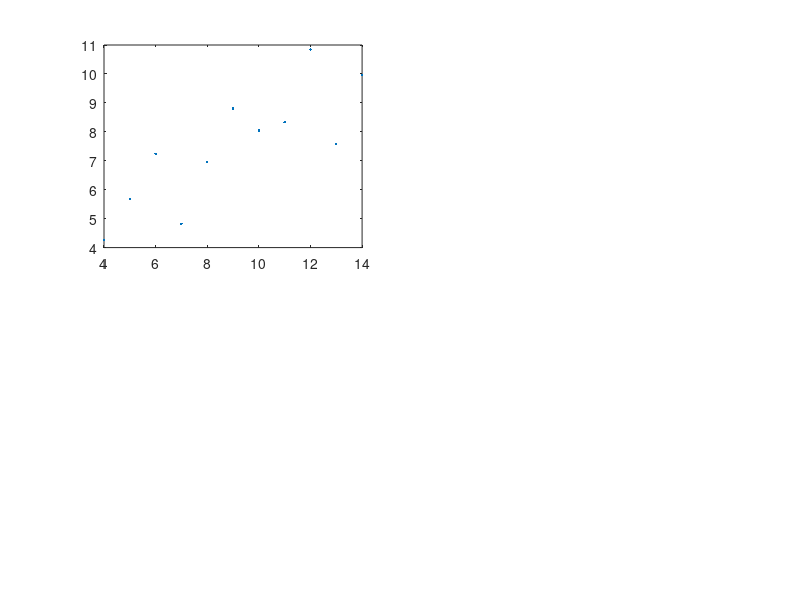

Write MATLAB code to recreate this figure. (Note: this script raises an error after producing the figure.)
a = randn(1,100);
b = randn(1,100);

corr1 = corrcoef(a,b);

a1=a-mean(a);
b1=b-mean(b);
corr2 = (a1*b1')/sqrt( (a1*a1')*(b1*b1') );


c = [a1; b1];
covmat = c*c';

% notice the following:
covmat(1,1) == a1*a1'
covmat(2,2) == b1*b1'
covmat(2,1) == a1*b1' 
% actually, some of these might not be exactly equal due to very small computer rounding errors. 
% try this instead:
(covmat(2,1)-a1*b1')<0.0000000000001

corr3 = covmat(1,2)/sqrt(covmat(1)*covmat(end));


fprintf([ '\nMatlab corrcoef function: ' num2str(corr1(1,2)) '\n' ...
            'covariance scaled by variances: ' num2str(corr2) '\n' ...
            'covariance computed as matrix: ' num2str(corr3) '\n\n' ])

anscombe = [
  % series 1    series 2    series 3     series 4
    10  8.04    10  9.14    10  7.46     8  6.58;
     8  6.95     8  8.14     8  6.77     8  5.76;
    13  7.58    13  8.76    13 12.74     8  7.71;
     9  8.81     9  8.77     9  7.11     8  8.84;
    11  8.33    11  9.26    11  7.81     8  8.47;
    14  9.96    14  8.10    14  8.84     8  7.04;
     6  7.24     6  6.13     6  6.08     8  5.25;
     4  4.26     4  3.10     4  5.39     8  5.56;
    12 10.84    12  9.13    12  8.15     8  7.91;
     7  4.82     7  7.26     7  6.42     8  6.89;
     5  5.68     5  4.74     5  5.73    19 12.50;
    ];


% plot and compute correlations
figure
for i=1:4
    subplot(2,2,i)
    plot(anscombe(:,(i-1)*2+1),anscombe(:,(i-1)*2+2),'.')
    lsline
    corr_p = corr(anscombe(:,(i-1)*2+1),anscombe(:,(i-1)*2+2),'type','p');
    corr_s = corr(anscombe(:,(i-1)*2+1),anscombe(:,(i-1)*2+2),'type','s');
    title([ 'r_p=' num2str(round(corr_p*1000)/1000) '; r_s=' num2str(round(corr_s*1000)/1000) ])
end

load sampleEEGdata

sensor2use = 'fz';
centerfreq = 10; % in Hz

% setup wavelet convolution and outputs
time = -1:1/EEG.srate:1;
half_of_wavelet_size = (length(time)-1)/2;

% FFT parameters
n_wavelet     = length(time);
n_data        = EEG.pnts*EEG.trials;
n_convolution = n_wavelet+n_data-1;
wavelet_cycles= 4.5;

% FFT of data (note: this doesn't change on frequency iteration)
fft_data = fft(reshape(EEG.data(strcmpi(sensor2use,{EEG.chanlocs.labels}),:,:),1,EEG.pnts*EEG.trials),n_convolution);

% create wavelet and run convolution
fft_wavelet            = fft(exp(2*1i*pi*centerfreq.*time) .* exp(-time.^2./(2*( wavelet_cycles /(2*pi*centerfreq))^2)),n_convolution);
convolution_result_fft = ifft(fft_wavelet.*fft_data,n_convolution) * sqrt(wavelet_cycles /(2*pi*centerfreq));
convolution_result_fft = convolution_result_fft(half_of_wavelet_size+1:end-half_of_wavelet_size);
convolution_result_fft = abs(reshape(convolution_result_fft,EEG.pnts,EEG.trials)).^2;

% trim edges so the distribution is not driven by edge artifact outliers
% (note: here we just use visual inspection to remove edges)
convolution_result_fft = convolution_result_fft(100:end-100,:);

% plot distirbution of power data
figure
subplot(121)
hist(convolution_result_fft(:),500)
title('Distribution of power values')
axis square

subplot(122)
hist(log10(convolution_result_fft(:)),500)
title('Distribution of log_1_0power values')
axis square

% test for normal distribution, if you have the stats toolbox
if exist('kstest','file')
    [h,p1] = kstest(convolution_result_fft(:));
    [h,p2] = kstest(log10(convolution_result_fft(:)));
    [h,p3] = kstest(randn(numel(convolution_result_fft),1));
    disp([ 'KS test for normality of power: '        num2str(p1) ' (>.05 means normal distribution) ' ])
    disp([ 'KS test for normality of log10(power): ' num2str(p2) ' (>.05 means normal distribution) ' ])
    disp([ 'KS test for normality of random data: '  num2str(p3) ' (>.05 means normal distribution) ' ])
end
lots_of_corr_coefs = rand(1000,1)*2-1;
fisher_z_coefs = .5 * log( (1+lots_of_corr_coefs)./(1-lots_of_corr_coefs) );

figure
subplot(221)
hist(lots_of_corr_coefs,50)
xlabel('Correlation coefficient')
ylabel('Count')
axis square
set(gca,'xlim',[-1 1],'xtick',-1:.5:1)

subplot(222)
hist(fisher_z_coefs,50)
xlabel('Fisher-Z transformed coefficients')
ylabel('Count')
axis square
set(gca,'xlim',[-5 5],'xtick',-4:2:4)

subplot(223)
plot(lots_of_corr_coefs,fisher_z_coefs,'.')
xlabel('Correlation coefficient')
ylabel('Fisher-Z transformed coefficients')
set(gca,'xlim',[-1 1],'xtick',-1:.5:1)
axis square

subplot(224)
plot(atanh(lots_of_corr_coefs),fisher_z_coefs,'.')
xlabel('atanh')
ylabel('Fisher-Z')
r=corr(atanh(lots_of_corr_coefs),fisher_z_coefs);
legend([ 'Correlation = ' num2str(r) ])
axis square
set(gca,'xtick',-4:2:4,'ytick',-4:2:4)
axis([-4 4 -4 4])

sensor1 = 'fz';
sensor2 = 'p5';

centerfreq = 6; % in Hz
trial2plot = 10;

times2plot = dsearchn(EEG.times',[-300 1200]');


fft_data1 = fft(reshape(EEG.data(strcmpi(sensor1,{EEG.chanlocs.labels}),:,:),1,EEG.pnts*EEG.trials),n_convolution);
fft_data2 = fft(reshape(EEG.data(strcmpi(sensor2,{EEG.chanlocs.labels}),:,:),1,EEG.pnts*EEG.trials),n_convolution);

% create wavelet and run convolution
fft_wavelet             = fft(exp(2*1i*pi*centerfreq.*time) .* exp(-time.^2./(2*( wavelet_cycles /(2*pi*centerfreq))^2)),n_convolution);
convolution_result_fft  = ifft(fft_wavelet.*fft_data1,n_convolution) * sqrt(wavelet_cycles /(2*pi*centerfreq));
convolution_result_fft  = convolution_result_fft(half_of_wavelet_size+1:end-half_of_wavelet_size);
convolution_result_fft1 = reshape(convolution_result_fft,EEG.pnts,EEG.trials);

fft_wavelet             = fft(exp(2*1i*pi*centerfreq.*time) .* exp(-time.^2./(2*( wavelet_cycles /(2*pi*centerfreq))^2)),n_convolution);
convolution_result_fft  = ifft(fft_wavelet.*fft_data2,n_convolution) * sqrt(wavelet_cycles /(2*pi*centerfreq));
convolution_result_fft  = convolution_result_fft(half_of_wavelet_size+1:end-half_of_wavelet_size);
convolution_result_fft2 = reshape(convolution_result_fft,EEG.pnts,EEG.trials);

% keep only requested time regions
convolution_result_fft1 = convolution_result_fft1(times2plot(1):times2plot(2),:);
convolution_result_fft2 = convolution_result_fft2(times2plot(1):times2plot(2),:);

figure
subplot(211)
plot(EEG.times(times2plot(1):times2plot(2)),abs(convolution_result_fft1(:,trial2plot)).^2)
hold on
plot(EEG.times(times2plot(1):times2plot(2)),abs(convolution_result_fft2(:,trial2plot)).^2,'r')
xlabel('Time (ms)')
set(gca,'xlim',EEG.times(times2plot))
legend({sensor1;sensor2})

subplot(223)
plot(abs(convolution_result_fft1(:,trial2plot)).^2,abs(convolution_result_fft2(:,trial2plot)).^2,'.')
title('Power relationship')
xlabel([ sensor1 ' ' num2str(centerfreq) 'Hz power' ])
ylabel([ sensor2 ' ' num2str(centerfreq) 'Hz power' ])
r=corr(abs(convolution_result_fft1(:,trial2plot)).^2,abs(convolution_result_fft2(:,trial2plot)).^2,'type','p');
legend([ 'Pearson R = ' num2str(r) ]);

subplot(224)
plot(tiedrank(abs(convolution_result_fft1(:,trial2plot)).^2),tiedrank(abs(convolution_result_fft2(:,trial2plot)).^2),'.')
title('Rank-power relationship')
xlabel([ sensor1 ' ' num2str(centerfreq) 'Hz rank-power' ])
ylabel([ sensor2 ' ' num2str(centerfreq) 'Hz rank-power' ])
r=corr(abs(convolution_result_fft1(:,trial2plot)).^2,abs(convolution_result_fft2(:,trial2plot)).^2,'type','s');
legend([ 'Spearman Rho = ' num2str(r) ]);
set(gca,'ylim',get(gca,'xlim'))
% Compute how many time points are in one cycle, and limit xcov to this lag
nlags = round(EEG.srate/centerfreq);

% note that data are first tiedrank'ed, which results in a Spearman rho
% instead of a Pearson r. 
[corrvals,corrlags] = xcov(tiedrank(abs(convolution_result_fft1(:,trial2plot)).^2),tiedrank(abs(convolution_result_fft2(:,trial2plot)).^2),nlags,'coeff');

% convert correlation lags from indices to time in ms
corrlags = corrlags * 1000/EEG.srate; 

figure
plot(corrlags,corrvals,'-o','markerface','w')
hold on
plot([0 0],get(gca,'ylim'))
xlabel([ sensor1 ' leads --- Time lag in ms --- ' sensor2 ' leads' ])
ylabel('Correlation coefficient')


sensor1 = 'poz';
sensor2 = 'fz';

timewin1 = [ -300 -100 ]; % in ms relative to stim onset
timewin2 = [  200  400 ];

centerfreq1 =  6; % in Hz
centerfreq2 =  6;


% convert time from ms to index
timeidx1 = zeros(size(timewin1));
timeidx2 = zeros(size(timewin2));
for i=1:2
    [junk,timeidx1(i)] = min(abs(EEG.times-timewin1(i)));
    [junk,timeidx2(i)] = min(abs(EEG.times-timewin2(i)));
end

% setup wavelet convolution and outputs
time = -1:1/EEG.srate:1;
half_of_wavelet_size = (length(time)-1)/2;

% FFT parameters
n_wavelet     = length(time);
n_data        = EEG.pnts*EEG.trials;
n_convolution = n_wavelet+n_data-1;
wavelet_cycles= 4.5;

% FFT of data (note: this doesn't change on frequency iteration)
fft_data1 = fft(reshape(EEG.data(strcmpi(sensor1,{EEG.chanlocs.labels}),:,:),1,EEG.pnts*EEG.trials),n_convolution);
fft_data2 = fft(reshape(EEG.data(strcmpi(sensor2,{EEG.chanlocs.labels}),:,:),1,EEG.pnts*EEG.trials),n_convolution);

% initialize output time-frequency data
corrdata = zeros(EEG.trials,2);

% create wavelet and run convolution
fft_wavelet            = fft(exp(2*1i*pi*centerfreq1.*time) .* exp(-time.^2./(2*( wavelet_cycles /(2*pi*centerfreq1))^2)),n_convolution);
convolution_result_fft = ifft(fft_wavelet.*fft_data1,n_convolution) * sqrt(wavelet_cycles /(2*pi*centerfreq1));
convolution_result_fft = convolution_result_fft(half_of_wavelet_size+1:end-half_of_wavelet_size);
convolution_result_fft = reshape(convolution_result_fft,EEG.pnts,EEG.trials);
analyticsignal1        = abs(convolution_result_fft).^2;

fft_wavelet            = fft(exp(2*1i*pi*centerfreq2.*time) .* exp(-time.^2./(2*( wavelet_cycles /(2*pi*centerfreq2))^2)),n_convolution);
convolution_result_fft = ifft(fft_wavelet.*fft_data2,n_convolution) * sqrt(wavelet_cycles /(2*pi*centerfreq2));
convolution_result_fft = convolution_result_fft(half_of_wavelet_size+1:end-half_of_wavelet_size);
convolution_result_fft = reshape(convolution_result_fft,EEG.pnts,EEG.trials);
analyticsignal2        = abs(convolution_result_fft).^2;


% Panel A: correlation in a specified window
tfwindowdata1 = mean(analyticsignal1(timeidx1(1):timeidx1(2),:),1);
tfwindowdata2 = mean(analyticsignal2(timeidx2(1):timeidx2(2),:),1);
figure
subplot(121)
plot(tfwindowdata1,tfwindowdata2,'.')
axis square
title([ 'TF window correlation, r_p=' num2str(corr(tfwindowdata1',tfwindowdata2','type','p')) ])
xlabel([ sensor1 ': ' num2str(timewin1(1)) '-' num2str(timewin1(2)) '; ' num2str(centerfreq1) ' Hz' ])
ylabel([ sensor2 ': ' num2str(timewin2(1)) '-' num2str(timewin2(2)) '; ' num2str(centerfreq2) ' Hz' ])


% also plot rank-transformed data
subplot(122)
plot(tiedrank(tfwindowdata1),tiedrank(tfwindowdata2),'.')
axis square
xlabel([ sensor1 ': ' num2str(timewin1(1)) '-' num2str(timewin1(2)) '; ' num2str(centerfreq1) ' Hz' ])
ylabel([ sensor2 ': ' num2str(timewin2(1)) '-' num2str(timewin2(2)) '; ' num2str(centerfreq2) ' Hz' ])
title([ 'TF window correlation, r_p=' num2str(corr(tfwindowdata1',tfwindowdata2','type','s')) ])


% panel B: correlation over time
corr_ts = zeros(size(EEG.times));
for ti=1:EEG.pnts
    corr_ts(ti) = corr(analyticsignal1(ti,:)',analyticsignal2(ti,:)','type','s');
end

figure
plot(EEG.times,corr_ts)
set(gca,'xlim',[-200 1200])
xlabel('Time (ms)'), ylabel('Spearman''s rho')



% Panel C: exploratory time-frequency power correlations
times2save = -200:25:1200;
frex = logspace(log10(2),log10(40),20);


times2save_idx = zeros(size(times2save));
for i=1:length(times2save)
    [junk,times2save_idx(i)] = min(abs(EEG.times-times2save(i)));
end

% rank-transforming the data can happen outside the frequency loop
seeddata_rank = tiedrank(tfwindowdata2);

% initialize output correlation matrix
expl_corrs = zeros(length(frex),length(times2save));

for fi=1:length(frex)
    
    % get power (via wavelet convolution) from signal1
    fft_wavelet            = fft(exp(2*1i*pi*frex(fi).*time) .* exp(-time.^2./(2*( wavelet_cycles /(2*pi*frex(fi)))^2)),n_convolution);
    convolution_result_fft = ifft(fft_wavelet.*fft_data1,n_convolution) * sqrt(wavelet_cycles /(2*pi*frex(fi)));
    convolution_result_fft = convolution_result_fft(half_of_wavelet_size+1:end-half_of_wavelet_size);
    convolution_result_fft = reshape(convolution_result_fft,EEG.pnts,EEG.trials);
    analyticsignal1        = abs(convolution_result_fft).^2;
    
    for ti=1:length(times2save)
        expl_corrs(fi,ti) = 1-6*sum((seeddata_rank-tiedrank(analyticsignal1(times2save_idx(ti),:))).^2)/(EEG.trials*(EEG.trials^2-1));
    end
end

figure
contourf(times2save,frex,expl_corrs,40,'linecolor','none')
set(gca,'clim',[-.4 .4],'yscale','log','ytick',round(logspace(log10(frex(1)),log10(frex(end)),8)))
xlabel('Time (ms)'), ylabel('Frequency (Hz)')
title([ 'Correlation over trials from seed ' sensor2 ', ' num2str(centerfreq2) ' Hz and ' num2str(timewin2(1)) '-' num2str(timewin2(2)) ' ms' ])
colorbar

seed_chan     = 'fz';
target_chan   = 'f6';
control_chan  = 'f1';

clim = [0 .6];

% wavelet parameters
min_freq = 2;
max_freq = 40;
num_frex = 15;

% downsampled times
times2save = -200:50:800;
% times2save = EEG.times; 


% other wavelet parameters
frequencies = logspace(log10(min_freq),log10(max_freq),num_frex);
time = -1:1/EEG.srate:1;
half_of_wavelet_size = (length(time)-1)/2;

% FFT parameters
n_wavelet     = length(time);
n_data        = EEG.pnts*EEG.trials;
n_convolution = n_wavelet+n_data-1;
wavelet_cycles= 4.5;

times2saveidx = dsearchn(EEG.times',times2save');

% FFT of data (note: this doesn't change on frequency iteration)
fft_data_seed = fft(reshape(EEG.data(strcmpi(seed_chan,{EEG.chanlocs.labels}),:,:),1,EEG.pnts*EEG.trials),n_convolution);
fft_data_trgt = fft(reshape(EEG.data(strcmpi(target_chan,{EEG.chanlocs.labels}),:,:),1,EEG.pnts*EEG.trials),n_convolution);
fft_data_ctrl = fft(reshape(EEG.data(strcmpi(control_chan,{EEG.chanlocs.labels}),:,:),1,EEG.pnts*EEG.trials),n_convolution);


% initialize output time-frequency data
tf_corrdata = zeros(length(frequencies),length(times2save),2);

for fi=1:length(frequencies)
    
    % create wavelet and get its FFT
    fft_wavelet = fft(exp(2*1i*pi*frequencies(fi).*time) .* exp(-time.^2./(2*( wavelet_cycles /(2*pi*frequencies(fi)))^2))/frequencies(fi),n_convolution);
    
    
    % convolution for all three sites (save only power)
    convolution_result_fft = ifft(fft_wavelet.*fft_data_seed,n_convolution) * sqrt(wavelet_cycles /(2*pi*frequencies(fi)));
    convolution_result_fft = convolution_result_fft(half_of_wavelet_size+1:end-half_of_wavelet_size);
    conv_result_seed = abs(reshape(convolution_result_fft,EEG.pnts,EEG.trials)).^2;
    
    convolution_result_fft = ifft(fft_wavelet.*fft_data_trgt,n_convolution) * sqrt(wavelet_cycles /(2*pi*frequencies(fi)));
    convolution_result_fft = convolution_result_fft(half_of_wavelet_size+1:end-half_of_wavelet_size);
    conv_result_trgt = abs(reshape(convolution_result_fft,EEG.pnts,EEG.trials)).^2;
    
    convolution_result_fft = ifft(fft_wavelet.*fft_data_ctrl,n_convolution) * sqrt(wavelet_cycles /(2*pi*frequencies(fi)));
    convolution_result_fft = convolution_result_fft(half_of_wavelet_size+1:end-half_of_wavelet_size);
    conv_result_ctrl = abs(reshape(convolution_result_fft,EEG.pnts,EEG.trials)).^2;
    
    % downsample and rank transform all data
    conv_result_seed = tiedrank(conv_result_seed(times2saveidx,:)')';
    conv_result_trgt = tiedrank(conv_result_trgt(times2saveidx,:)')';
    conv_result_ctrl = tiedrank(conv_result_ctrl(times2saveidx,:)')';
    
    for ti=1:length(times2save)
        
        % compute bivariate correlations
        r_st = 1-6*sum((conv_result_seed(ti,:)-conv_result_trgt(ti,:)).^2)/(EEG.trials*(EEG.trials^2-1));
        r_sc = 1-6*sum((conv_result_seed(ti,:)-conv_result_ctrl(ti,:)).^2)/(EEG.trials*(EEG.trials^2-1));
        r_tc = 1-6*sum((conv_result_ctrl(ti,:)-conv_result_trgt(ti,:)).^2)/(EEG.trials*(EEG.trials^2-1));
        
        % bivariate correlation for comparison
        tf_corrdata(fi,ti,1) = r_st;

        % compute partial correlation and store in results matrix
        tf_corrdata(fi,ti,2) = (r_st-r_sc*r_tc) / ( sqrt(1-r_sc^2)*sqrt(1-r_tc^2) );
    end
end

% plot
figure
for i=1:2
    subplot(1,2,i)
    contourf(times2save,frequencies,squeeze(tf_corrdata(:,:,i)),40,'linecolor','none')
    set(gca,'clim',clim,'xlim',[-200 800],'yscale','log','ytick',logspace(log10(frequencies(1)),log10(frequencies(end)),6),'yticklabel',round(logspace(log10(frequencies(1)),log10(frequencies(end)),6)*10)/10)
    axis square
    if i==1
        title([ 'Correlation between ' seed_chan ' and ' target_chan ])
    else
        title([ 'Partial correlation between ' seed_chan ' and ' target_chan ])
    end
    xlabel('Time (ms)'), ylabel('Frequency (Hz)')
end

ds_timesidx = dsearchn(EEG.times',(-200:50:800)'); % ds = downsampled
[~,lofreq]  = min(abs(frequencies-4.7));
[~,hifreq]  = min(abs(frequencies-32));

figure

subplot(221)
contourf(times2save,frequencies,squeeze(tf_corrdata(:,:,2)),40,'linecolor','none')
hold on
plot(get(gca,'xlim'),frequencies([lofreq lofreq]),'k--')
plot(get(gca,'xlim'),frequencies([hifreq hifreq]),'k--')
set(gca,'clim',clim,'xlim',[-200 800],'yscale','log','ytick',logspace(log10(frequencies(1)),log10(frequencies(end)),6),'yticklabel',round(logspace(log10(frequencies(1)),log10(frequencies(end)),6)*10)/10)
title('Original (256 Hz)')


subplot(222)
contourf(times2save(ds_timesidx),frequencies,squeeze(tf_corrdata(:,ds_timesidx,2)),40,'linecolor','none')
hold on
plot(get(gca,'xlim'),frequencies([lofreq lofreq]),'k--')
plot(get(gca,'xlim'),frequencies([hifreq hifreq]),'k--')
set(gca,'clim',clim,'xlim',[-200 800],'yscale','log','ytick',logspace(log10(frequencies(1)),log10(frequencies(end)),6),'yticklabel',round(logspace(log10(frequencies(1)),log10(frequencies(end)),6)*10)/10)
title('Down-sampled (20 Hz)')


subplot(223)
plot(EEG.times,squeeze(tf_corrdata(lofreq,:,2)))
hold on
plot(EEG.times(ds_timesidx),squeeze(tf_corrdata(lofreq,ds_timesidx,2)),'ro-','markerface','w')
title('Effect of downsampling on low-frequency activity')
set(gca,'xlim',[-200 800],'ylim',[.25 .65])


subplot(224)
plot(EEG.times,squeeze(tf_corrdata(hifreq,:,2)))
hold on
plot(EEG.times(ds_timesidx),squeeze(tf_corrdata(hifreq,ds_timesidx,2)),'ro-','markerface','w')
title('Effect of downsampling on high-frequency activity')
set(gca,'xlim',[-200 800],'ylim',[-.1 .6])
legend({'Original (256 Hz)';'Down-sampled (20 Hz)'})

n = 1000;
ncorrs = 100000;

t=[0 0 0];
for i=1:ncorrs
    
    % create random variables
    a = rand(2,n);
    
    tic
    % Matlab corr function
    c2 = corr(a','type','s');
    t(1) = t(1) + toc;
    
    
    tic
    % self-written Spearman correlation (must first rank-transform)
    a1 = tiedrank(a')'; % tiedrank accepts matrix input, but make sure the matrix is in the correct orientation!!
    c1 = 1-6*sum((a1(1,:)-a1(2,:)).^2)/(n*(n^2-1));
    t(2) = t(2) + toc;
    
    
    tic
    % ordinary least squares
    % Note: Uncommenting the following line will normalize the data to give 
    % you a correlation coefficient. If you don't need the correlation coefficient 
    % (and instead can use unstandardized regression coefficients), leave this
    % line commented out for a ten-fold increase in speed.
    %a = bsxfun(@rdivide,bsxfun(@minus,a,mean(a,2)),std(a,[],2));
    c3 = (a(1,:)*a(1,:)')\a(1,:)*a(2,:)';
    t(3) = t(3) + toc;
end

figure
bar(t)
set(gca,'xticklabel',{'corr function';'manual';'ols'},'xlim',[.5 3.5])
ylabel([ 'Time for ' num2str(ncorrs) ' iterations (s)' ])

%% end.
